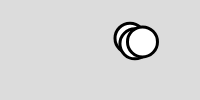
Frame 1 (no input)
Frame 60 (no input): identical to frame 1, image omitted
Frame 120 (the mouse pressed at the canvas centre since frame 60): identical to frame 1, image omitted

The p5.js sketch that drew this single still picture (run headless with seeded random() and noise() and a simulated clock; from frame 60 on, the mouse is pressed at the canvas centre):

// p5.js sketch
// ── sketch.js
function setup() {
  createCanvas(200, 100);
  strokeWeight(3);
  list = [{x:140,y:314,size:30}];
  for(let i =0; i<3;i++)
  list.push({x:random(30,width-30),
             y:random(30,height-30),
             size:30})
  
  drag = undefined;
}

function draw() {
  background(220);
  
  for( let p of list)
  {
    drawPoint(p);
  }
}

function drawPoint(p)
{
   var d = dist(mouseX,mouseY,p.x,p.y);
  if( d < p.size/2 )    
    ellipse(p.x,p.y,1.5*p.size,1.5*p.size)
  else
    ellipse(p.x,p.y,p.size,p.size)
}


function mousePressed()
{
   for( let p of list)
   {
     var d = dist(mouseX,mouseY,p.x,p.y);
      if(  d<p.size)
        drag = p;
   }
}

function mouseReleased()
{
   drag = undefined; 
}

function mouseDragged()
{
   if( drag )
   {
     drag.x = mouseX;
     drag.y = mouseY;
     
   }
}
